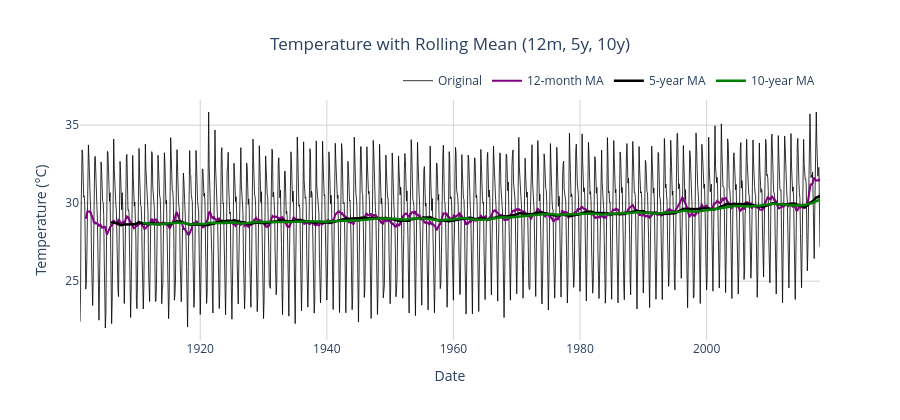

The notebook cell this image was saved under:
### Markdown cell above
> ### 2.4 Rolling Statistics (Moving Average)

### Code cell
roll_12  = df['TEMPERATURE'].rolling(window=12).mean()
roll_60  = df['TEMPERATURE'].rolling(window=60).mean()
roll_120 = df['TEMPERATURE'].rolling(window=120).mean()

fig = go.Figure()
fig.add_trace(go.Scatter(x=df.index, y=df['TEMPERATURE'], name='Original',
    line=dict(color='Black', width=0.8), opacity=1))
fig.add_trace(go.Scatter(x=df.index, y=roll_12,  name='12-month MA',
    line=dict(color='Purple', width=2)))
fig.add_trace(go.Scatter(x=df.index, y=roll_60,  name='5-year MA',
    line=dict(color='Black', width=2.5)))
fig.add_trace(go.Scatter(x=df.index, y=roll_120, name='10-year MA',
    line=dict(color='Green', width=2.5)))
fig.update_layout(
    title={'text': 'Temperature with Rolling Mean (12m, 5y, 10y)','x': 0.5},
    xaxis_title='Date', yaxis_title='Temperature (°C)',
    template='plotly_white', paper_bgcolor='white', plot_bgcolor='white',
    hovermode='x unified', height=420,
    legend=dict(orientation='h', yanchor='bottom', y=1.02, xanchor='right', x=1))
fig.update_xaxes(showgrid=True, gridcolor='lightgray')
fig.update_yaxes(showgrid=True, gridcolor='lightgray')
fig.show()

### Figure 1 — Plotly figure (JSON) as saved in the notebook; plotly's stock layout.template omitted (floating-point values rounded to 4 significant figures; data arrays with more than 128 entries replaced by an {"elided": "..."} marker saying what was removed)
{"data": [{"line": {"color": "Black", "width": 0.8}, "name": "Original", "opacity": 1, "type": "scatter", "x": {"elided": "1404 str values"}, "y": {"elided": "1404 float values"}}, {"line": {"color": "Purple", "width": 2}, "name": "12-month MA", "type": "scatter", "x": {"elided": "1404 str values"}, "y": {"elided": "1404 float values"}}, {"line": {"color": "Black", "width": 2.5}, "name": "5-year MA", "type": "scatter", "x": {"elided": "1404 str values"}, "y": {"elided": "1404 float values"}}, {"line": {"color": "Green", "width": 2.5}, "name": "10-year MA", "type": "scatter", "x": {"elided": "1404 str values"}, "y": {"elided": "1404 float values"}}], "layout": {"height": 420, "hovermode": "x unified", "legend": {"orientation": "h", "x": 1, "xanchor": "right", "y": 1.02, "yanchor": "bottom"}, "paper_bgcolor": "white", "plot_bgcolor": "white", "title": {"text": "Temperature with Rolling Mean (12m, 5y, 10y)", "x": 0.5}, "xaxis": {"gridcolor": "lightgray", "showgrid": true, "title": {"text": "Date"}}, "yaxis": {"gridcolor": "lightgray", "showgrid": true, "title": {"text": "Temperature (°C)"}}}}
